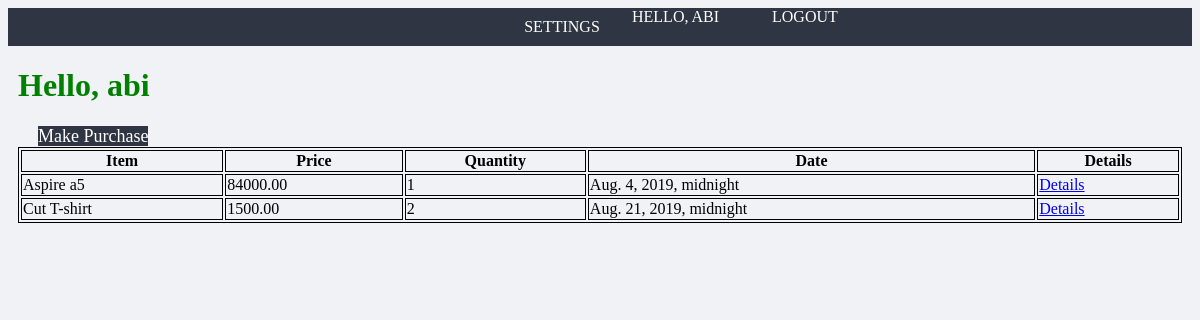
/user/ (signed in), run on the app's committed database.
### main_app/models.py (models this page shows, shortened)
class Sales(models.Model):
    item = models.ForeignKey(Item, on_delete=models.CASCADE)
    quantity = models.DecimalField(max_digits=5, decimal_places=0)
    customer = models.ForeignKey(Customer, on_delete=models.CASCADE)
    date = models.DateTimeField()

class Item(models.Model):
    name = models.CharField(max_length=50)
    price = models.DecimalField(max_digits=8, decimal_places=2)
    brand = models.ForeignKey(Brand, on_delete=models.CASCADE, null=True, blank=True)
    cat = models.ForeignKey(Category, on_delete=models.CASCADE, null=True, blank=True)
    subCat = models.ForeignKey(SubCategory, on_delete=models.CASCADE, null=True, blank=True)
    supplier = models.ForeignKey(Supplier, on_delete=models.CASCADE,  null=True, blank=True)
    quantity = models.DecimalField(default=0, max_digits=5, decimal_places=0)

### main_app/decorators.py (the view)
        def wrapper_func(request, *args, **kwargs):
            group = None
            if request.user.groups.exists():
                group = request.user.groups.all()[0].name
            if group in allowed_roles:
                return view_func(request, *args, **kwargs)
            else:
                return HttpResponse('404 file not found')

### main_app/views.py (called while the page is built)
@login_required(login_url='main_app:login')
@allowed_user(allowed_roles=['Customer'])
def userPage(request):
    purchase = request.user.customer.sales_set.all()
    context = {'purchase': purchase}
    return render(request, 'main_app/customer.html', context)

### templates/main_app/customer.html
{% extends 'main_app/base.html' %}
{% block body_block %}
    <h1>Hello, {{ request.user }}</h1>
    <a class="btn" href="{% url 'main_app:userPurchase' %}">Make Purchase</a>
    <table>
        <tr>
            <th>Item</th>
            <th>Price</th>
            <th>Quantity</th>
            <th>Date</th>
            <th>Details</th>
        </tr>
        {% for item in purchase %}
            <tr>
                <td>{{ item.item.name }}</td>
                <td>{{ item.item.price }}</td>
                <td>{{ item.quantity }}</td>
                <td>{{ item.date }}</td>
                <td><a href="{% url 'main_app:purchaseDetails' item.id %}">Details</a></td>
            </tr>
        {% endfor %}
    </table>
{% endblock body_block %}

### templates/main_app/base.html (shortened to what this page needs)
<!DOCTYPE html>
{% load static %}
<html lang="en">
<head>
    <link rel="stylesheet" href="{% static 'css/style.css' %}">
</head>
<body>
    <nav>
        <ul>
            {% if request.user.is_staff %}
                <li>
                    <a href="{% url 'main_app:index' %}">Home</a>
                </li>
                <li>
                    <a href="{% url 'main_app:dashboard' %}">Dashboard</a>
                </li>
            {% else %}
                <li>
                    <a href="{% url 'main_app:accountSettings' %}">Settings</a>
                </li>
            {% endif %}
            <span>Hello, {{ request.user }}</span>
            <span><a href="{% url 'main_app:logout' %}">Logout</a></span>
        </ul>
    </nav>
    <div class="conatiner">
        {% block body_block %}
        {% endblock body_block %}
    </div>
</body>
</html>

### static/css/style.css (style rules this page uses)
:root { --primary: #ffffff; --secondary: #f1f2f6; --fitted: #dfe4ea; --primaryDark: #2f3542; --fittedDark: #747d8c; --secondaryDark: #57606f; --shadow: 0 1px 5px rgba(104, 104, 104, 0.8); }
* { background: var(--secondary); }
h1 { color: green; }
table,th,td { border: 1px solid black; }
div { margin: 10px; }
table { width: 100%; }
nav { background: var(--primaryDark); width: 100%; }
nav ul { display: grid; height: 100%; grid-template-columns: repeat(5, 140px); justify-content: flex-end; background: transparent; margin: 0; padding: 0; }
nav ul li { list-style: none; background: transparent; display: block; margin: 10px; text-align: center; }
nav ul li a, nav ul span, nav ul span a { text-decoration: none; text-transform: uppercase; background: transparent; color: var(--primary); }
.btn { background: var(--primaryDark); color: var(--primary); width: 100px; height: 40px; font-size: 18px; text-decoration: none; text-align: center; margin: 20px; }

### data on the page
Sales: item.name "Aspire a5", item.price "84000.00", quantity "1", date "Aug. 4, 2019, midnight"
Sales: item.name "Cut T-shirt", item.price "1500.00", quantity "2", date "Aug. 21, 2019, midnight"

### other printed values
{{ request.user }} "ABI"
{{ request.user }} "abi"
